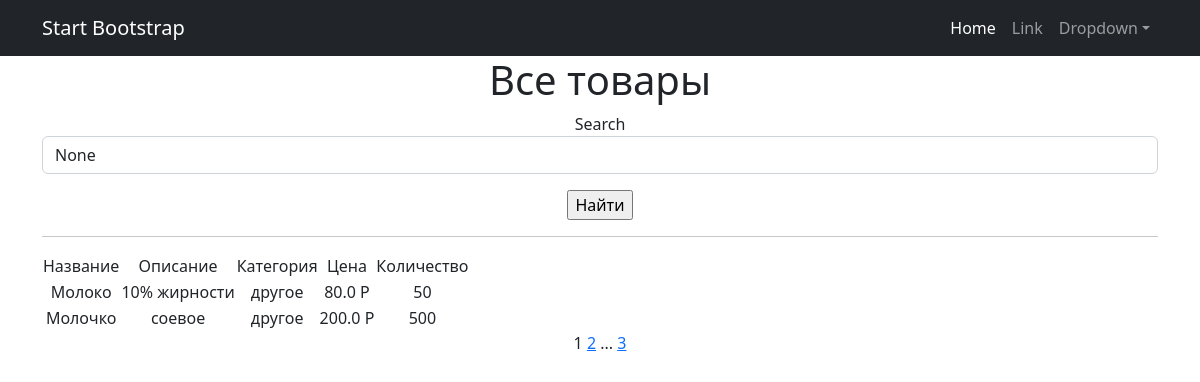
Screenshot of /products/ with the database file from the repository.
### simpleapp/models.py (models this page shows, shortened)
class Product(models.Model):
    name = models.CharField(
        max_length=50,
        unique=True, # названия товаров не должны повторяться
    )
    description = models.TextField()
    quantity = models.IntegerField(
        validators=[MinValueValidator(0)],
    )
    category = models.ForeignKey(
        to='Category',
        on_delete=models.CASCADE,
        related_name='products', # все продукты в категории будут доступны через поле products
    )
    price = models.FloatField(
        validators=[MinValueValidator(0.0)],
    )

class Category(models.Model):
    name = models.CharField(max_length=100, unique=True)

### simpleapp/views.py (the view)
# urls.py: path('', ProductsList.as_view()),
class ProductsList(ListView):
    model = Product
    ordering = 'name'
    template_name = 'products.html'
    context_object_name = 'products'
    paginate_by = 2
    def get_queryset(self):
        queryset = super().get_queryset()
        self.filterset = ProductFilter(self.request.GET, queryset)
        return self.filterset.qs
    def get_context_data(self, **kwargs):
        context = super().get_context_data(**kwargs)
        context['filterset'] = self.filterset
        return context

### simpleapp/templatetags/custom_filters.py (called while the page is built)
@register.filter()
def currency(value, code='rub'):
   postfix = CURRENCIES_SYMBOLS[code]
   return f'{value} {postfix}'

### templates/products.html (shortened to what this page needs)
{% extends 'flatpages/default.html' %}
{% load custom_filters %}
{% load custom_tags %}
{% block content %}
   <h1>Все товары</h1>
   <form action="" method="get">
       <label for="{{ filterset.form.name__icontains.id_for_label }}">Search</label>
       <input
           id="{{ filterset.form.name__icontains.id }}"
           name="{{ filterset.form.name__icontains.name }}"
           value="{{ filterset.form.name__icontains.value }}"
           class="form-control"
       >
       <input type="submit" class="mt-3 btn-primary" value="Найти" />
   </form>
   <hr>
   {% if products %}
       <table>
           <tr>
               <td>Название</td>
               <td>Описание</td>
               <td>Категория</td>
               <td>Цена</td>
               <td>Количество</td>
           </tr>
           {% for product in products %}
           <tr>
               <td>{{ product.name }}</td>
               <td>{{ product.description|truncatechars:15 }}</td>
               <td>{{ product.category.name }}</td>
               <td>{{ product.price|currency }}</td>
               <td>{{ product.quantity }}</td>
               <td>
               </td>
           </tr>
           {% endfor %}
       </table>
   {% else %}
       <h2>Товаров нет!</h2>
   {% endif %}
   {{ page_obj.number }}
   {% if page_obj.has_next %}
       <a href="?page={{ page_obj.next_page_number }}">{{ page_obj.next_page_number }}</a>
       {% if paginator.num_pages != page_obj.next_page_number %}
           ...
           <a href="?page={{ page_obj.paginator.num_pages }}">{{ page_obj.paginator.num_pages }}</a>
       {% endif %}
   {% endif %}
{% endblock content %}

### templates/flatpages/default.html (shortened to what this page needs)
<!DOCTYPE html>
<html lang="en">
    <head>
        {% load static %}
        <link href="{% static 'css/styles.css' %}" rel="stylesheet" />
    </head>
    <body>
        <nav class="navbar navbar-expand-lg navbar-dark bg-dark">
            <div class="container">
                <a class="navbar-brand" href="#">Start Bootstrap</a>
                <div class="collapse navbar-collapse" id="navbarSupportedContent">
                    <ul class="navbar-nav ms-auto mb-2 mb-lg-0">
                        <li class="nav-item"><a class="nav-link active" aria-current="page" href="#">Home</a></li>
                        <li class="nav-item"><a class="nav-link" href="#">Link</a></li>
                        <li class="nav-item dropdown">
                            <a class="nav-link dropdown-toggle" id="navbarDropdown" href="#" role="button" data-bs-toggle="dropdown" aria-expanded="false">Dropdown</a>
                        </li>
                    </ul>
                </div>
            </div>
        </nav>
        <div class="container">
            <div class="row">
                <div class="col-lg-12 text-center">
                    {% block content %}{% endblock content %}
                </div>
            </div>
        </div>
    </body>
</html>

### rows the page displays
Product: name "Молоко", description "10% жирности", category.name "другое", price "80.0 Р", quantity "50"
Product: name "Молочко", description "соевое", category.name "другое", price "200.0 Р", quantity "500"

### other values shown
{{ page_obj.number }} "1"
{{ page_obj.next_page_number }} "2"
{{ page_obj.paginator.num_pages }} "3"
